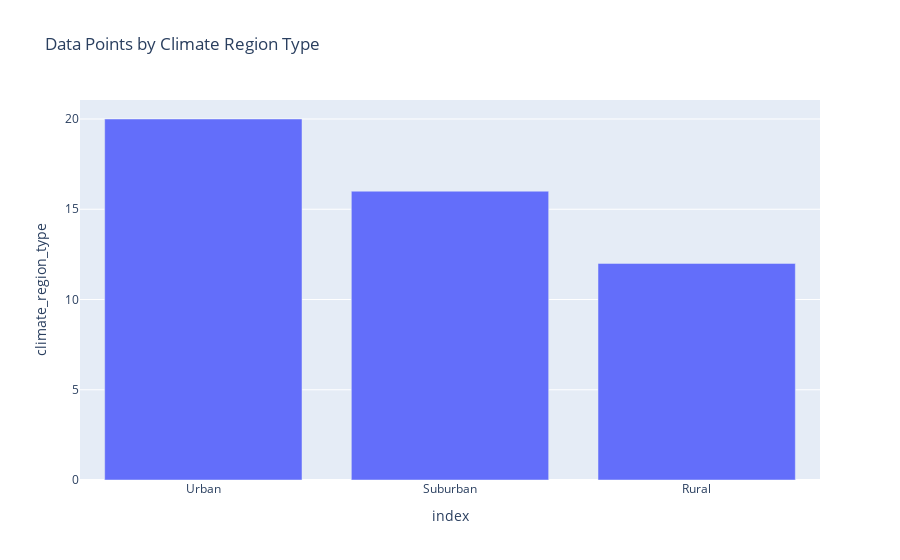

Notebook code for this chart:
### Code cell
# Visualize event occurrence by climate region type
fig = px.bar(df['climate_region_type'].value_counts().reset_index(), x='index', y='climate_region_type', title='Data Points by Climate Region Type')
fig.show()

### Figure 1 — Plotly figure (JSON) as saved in the notebook; plotly's stock layout.template omitted (floating-point values rounded to 4 significant figures)
{"data": [{"alignmentgroup": "True", "hovertemplate": "index=%{x}<br>climate_region_type=%{y}<extra></extra>", "legendgroup": "", "marker": {"color": "#636efa", "pattern": {"shape": ""}}, "name": "", "offsetgroup": "", "orientation": "v", "showlegend": false, "textposition": "auto", "type": "bar", "x": ["Urban", "Suburban", "Rural"], "xaxis": "x", "y": [20, 16, 12], "yaxis": "y"}], "layout": {"barmode": "relative", "legend": {"tracegroupgap": 0}, "title": {"text": "Data Points by Climate Region Type"}, "xaxis": {"anchor": "y", "domain": [0, 1], "title": {"text": "index"}}, "yaxis": {"anchor": "x", "domain": [0, 1], "title": {"text": "climate_region_type"}}}}
